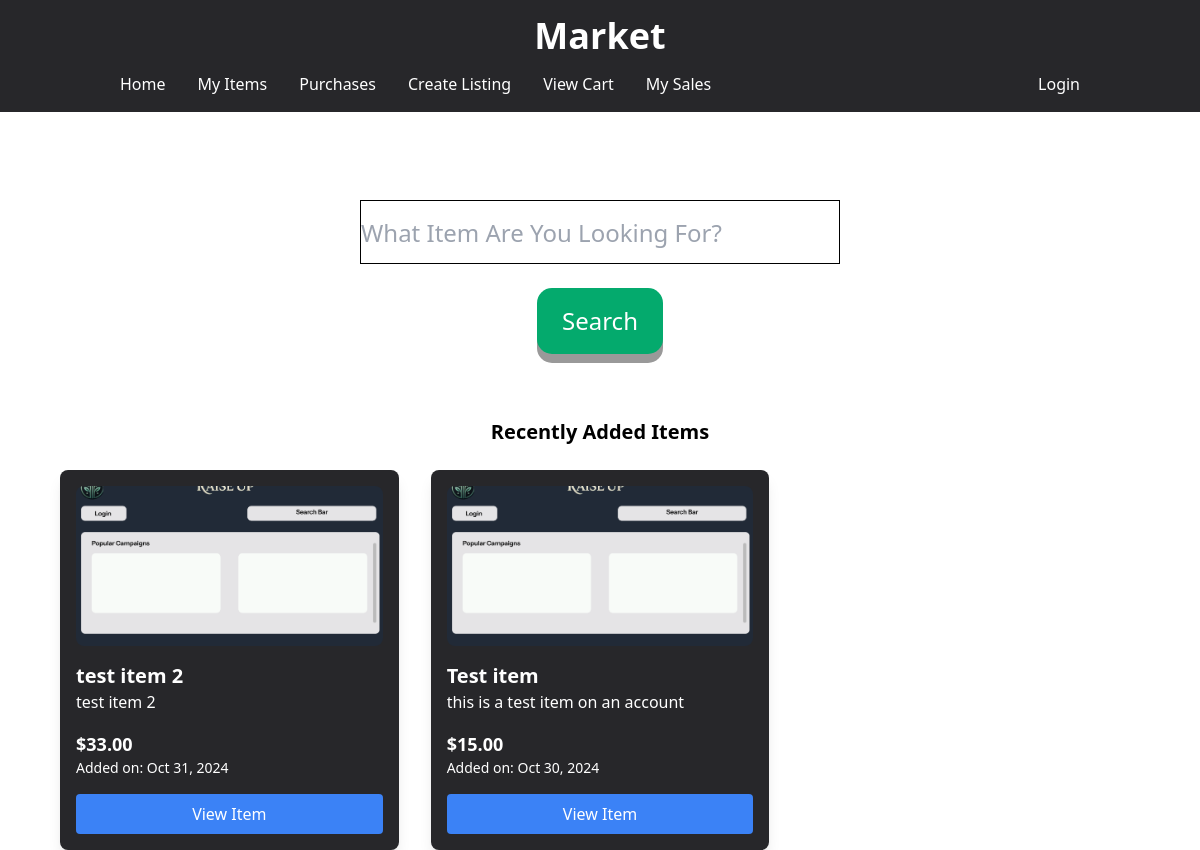
Before: / with the older database file.
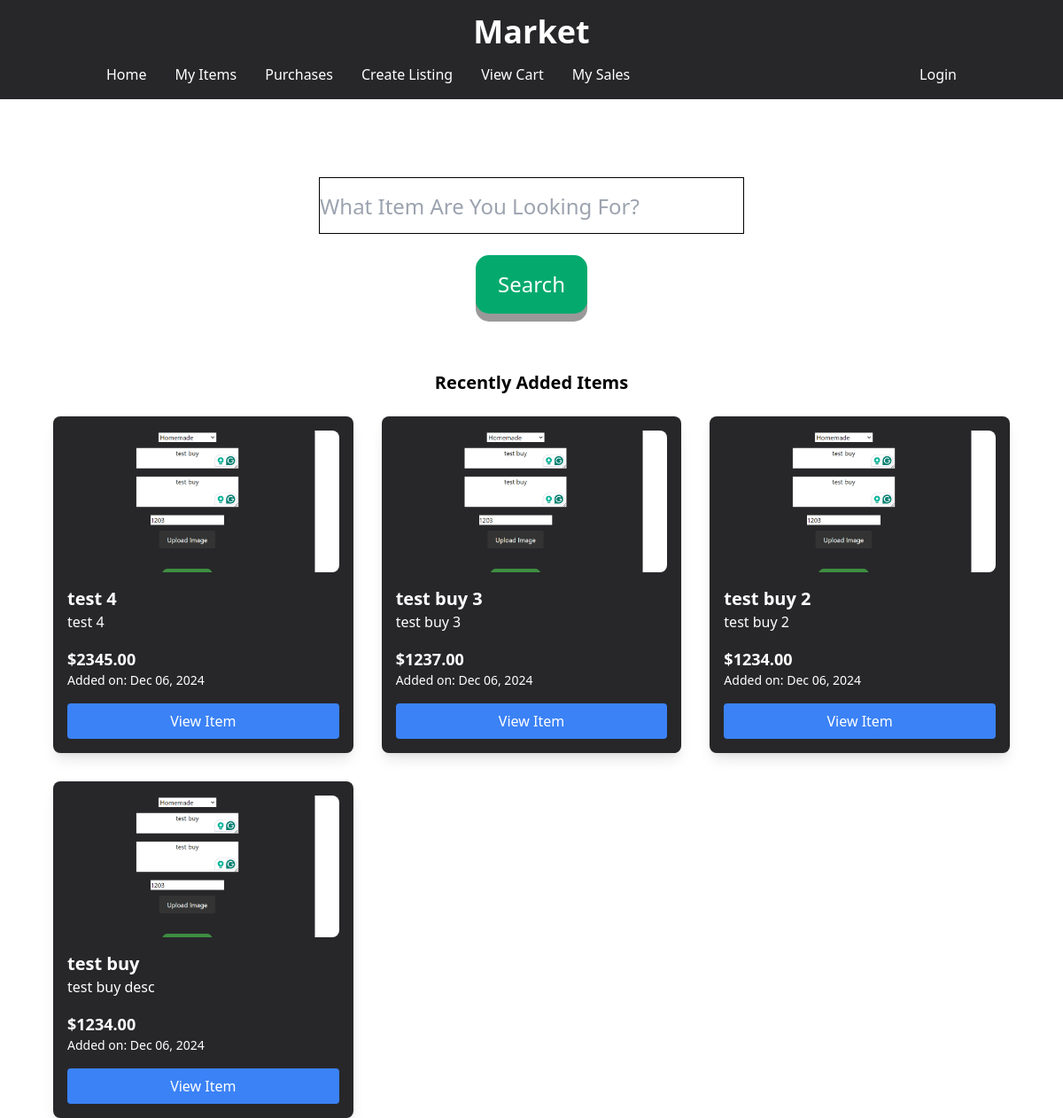
After: the same page with the newer database file.
### Item/models.py (models this page shows)
class Item(models.Model):
    CATEGORY_CHOICES = [
        ('handmade', 'Handmade'),
        ('collectible', 'Collectible'),
        ('general_market', 'General Market'),
    ]
    user = models.ForeignKey(settings.AUTH_USER_MODEL, on_delete=models.CASCADE, related_name="items")
    category = models.CharField(max_length=50, choices=CATEGORY_CHOICES)
    title = models.CharField(max_length=50)
    description = models.TextField()
    price = models.DecimalField(max_digits=10, decimal_places=2)
    image = models.ImageField(upload_to='item_images/', blank=False, null=False)
    addedDate = models.DateTimeField(auto_now_add=True)
    is_sold = models.BooleanField(default=False)

### Item/views.py (the view)
# urls.py: path("", views.index, name="index"),
def index(request):
    db = DatabaseSingleton()
    recent_items = db.recentItems()
    return render(request, "Item/index.html", {"recent_items" : recent_items})

### services.py (called while the page is built)
    def __new__(cls):
        if cls._instance is None:
            cls._instance = super(DatabaseSingleton, cls).__new__(cls)
        return cls._instance

    def recentItems(self):
        recentItems = Item.objects.all().order_by('-addedDate')[:5]
        return recentItems

### templates/Item/index.html (shortened to what this page needs)
<!DOCTYPE html>
{% load static %}
<html lang="en">
<head>
    <link rel="stylesheet" href="{% static 'Item/index.css' %}">
    <link href="https://cdnjs.cloudflare.com/ajax/libs/tailwindcss/2.0.2/tailwind.min.css" rel="stylesheet">
    <script src="https://cdn.tailwindcss.com"></script>
</head>
<body>
    <div class="w-full bg-zinc-800">
        <div class="container mx-auto px-4 pt-4">
            <h1 class="text-4xl font-bold text-white text-center">Market</h1>
        </div>
        <div class="container mx-auto px-4 py-2">
            <nav class="flex justify-between items-center">
                <div class="flex">
                    <a href="{% url 'index' %}" class="text-white hover:text-gray-300 block px-4 py-2">Home</a>
                    <a href="{% url 'myItems' %}" class="text-white hover:text-gray-300 block px-4 py-2">My Items</a>
                    <a href="{% url 'purchases' %}" class="text-white hover:text-gray-300 block px-4 py-2">Purchases</a>
                    <a href="{% url 'createItem' %}" class="text-white hover:text-gray-300 block px-4 py-2">Create Listing</a>
                    <a href="{% url 'viewCart' %}" class="text-white hover:text-gray-300 block px-4 py-2">View Cart</a>
                    <a href="{% url 'mySales' %}" class="text-white hover:text-gray-300 block px-4 py-2">My Sales</a>
                </div>
                <div class="flex space-x-4">
                    {% if user.is_authenticated %}
                        {% if user.is_superuser and user.is_staff %}
                            <a href="/admin/" class="text-white hover:text-gray-300 block px-4 py-2">Admin Panel</a>
                        {% endif %}
                        <a href="{% url 'profile_settings' %}" class="text-white hover:text-gray-300 block px-4 py-2">Profile Settings</a>
                        <a href="{% url 'logout' %}" class="text-white hover:text-gray-300 block px-4 py-2">Logout</a>
                    {% else %}
                        <a href="{% url 'loginPage' %}" class="text-white hover:text-gray-300 block px-4 py-2">Login</a>
                    {% endif %}
                </div>
            </nav>
        </div>
    </div>
    <div class="w-full justify-center text-center my-16">
        <div class="search-bar">
            <form action="{% url 'search' %}" method="GET" class="search-form">
                <div class="search-box">
                    <input class="border border-black w-[40%] h-16 text-2xl my-6" type="text" name="title" placeholder="What Item Are You Looking For?" required>
                </div>
                <div class="search-button-div">
                    <button class="search-button" type="submit">Search</button>
                </div>
            </form>
        </div>
    </div>
    <div class="w-full">
        <div class="w-[100%] justify-center text-center my-6">
            <h1 class="text-xl font-bold">Recently Added Items</h1>
        </div>
        <div class="w-[90%] mx-auto grid grid-cols-1 sm:grid-cols-2 lg:grid-cols-3 xl:grid-cols-4 gap-8">
            {% for item in recent_items %}
                <div class="bg-zinc-800 p-4 rounded-lg shadow-lg">
                    <img src="{{ item.image.url }}" alt="{{ item.title }}" class="w-full h-40 object-cover rounded-lg mb-4">
                    <h2 class="text-xl font-bold text-white">{{ item.title }}</h2>
                    <p class="text-white mb-4">{{ item.description|truncatewords:20 }}</p>
                    <p class="text-lg font-semibold text-white">${{ item.price }}</p>
                    <p class="text-sm text-white">Added on: {{ item.addedDate|date:"M d, Y" }}</p>
                    <a href="{% url 'showItem' item.id %}" class="block mt-4 text-center bg-blue-500 text-white py-2 rounded hover:bg-blue-600">View Item</a>
                </div>
            {% endfor %}
        </div>
    </div>
</body>
</html>

### static/Item/index.css (style rules this page uses)
.search-box { width: 100%; text-align: center; }
.search-button-div { text-align: center; }
.search-button { text-align: center; font-size: 24px; cursor: pointer; text-align: center; text-decoration: none; outline: none; color: #fff; background-color: #04AA6D; border: none; border-radius: 15px; box-shadow: 0 9px #999; display: inline-block; padding: 15px 25px; }

Changed rows visible on the page:
removed Item: image (picture), title "test item 2", description "test item 2", price "33.00", addedDate "Oct 31, 2024"
removed Item: image (picture), title "Test item", description "this is a test item on an account", price "15.00", addedDate "Oct 30, 2024"
added Item: image (picture), title "test 4", description "test 4", price "2345.00", addedDate "Dec 06, 2024"
added Item: image (picture), title "test buy 3", description "test buy 3", price "1237.00", addedDate "Dec 06, 2024"
added Item: image (picture), title "test buy 2", description "test buy 2", price "1234.00", addedDate "Dec 06, 2024"
added Item: image (picture), title "test buy", description "test buy desc", price "1234.00", addedDate "Dec 06, 2024"
